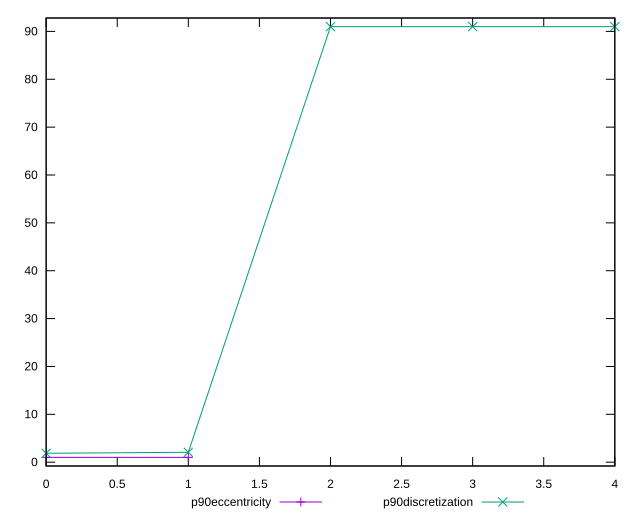

Write gnuplot code to recreate this figure.
reset

$p90Eccentricity <<EOF
0 1.000000000000001
1 1
EOF

$p90Discretization <<EOF
0 1.8571428571428572
1 2.0681818181818183
2 91
3 91
4 91
EOF

set key outside below
set xrange [0:4]
set yrange [-0.8:92.8]
set trange [-0.8:92.8]
set terminal svg size 640, 520 enhanced background rgb 'white'
set output "report_00009_2021-02-08T22-37-41.559Z/unused-javascript/progression/eccentricity.svg"

plot $p90Eccentricity title "p90eccentricity" with linespoints, \
     $p90Discretization title "p90discretization" with linespoints

reset
